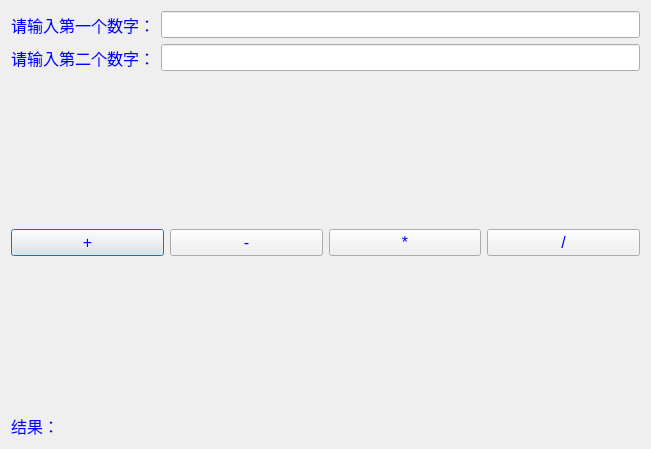
<?xml version="1.0" encoding="UTF-8"?>
<ui version="4.0">
 <class>Calculator</class>
 <widget class="QDialog" name="Calculator">
  <property name="geometry">
   <rect>
    <x>0</x>
    <y>0</y>
    <width>651</width>
    <height>449</height>
   </rect>
  </property>
  <property name="windowTitle">
   <string>简易计算器</string>
  </property>
  <property name="styleSheet">
   <string notr="true">* {
	font-size: 16px;
 	color: blue
}</string>
  </property>
  <layout class="QVBoxLayout" name="verticalLayout">
   <item>
    <layout class="QHBoxLayout" name="horizontalLayout">
     <item>
      <widget class="QLabel" name="label_num1">
       <property name="font">
        <font>
         <pointsize>-1</pointsize>
        </font>
       </property>
       <property name="text">
        <string>请输入第一个数字：</string>
       </property>
      </widget>
     </item>
     <item>
      <widget class="QLineEdit" name="lineEdit_num1"/>
     </item>
    </layout>
   </item>
   <item>
    <layout class="QHBoxLayout" name="horizontalLayout_2">
     <item>
      <widget class="QLabel" name="label_num2">
       <property name="font">
        <font>
         <pointsize>-1</pointsize>
        </font>
       </property>
       <property name="text">
        <string>请输入第二个数字：</string>
       </property>
      </widget>
     </item>
     <item>
      <widget class="QLineEdit" name="lineEdit_num2">
       <property name="text">
        <string/>
       </property>
      </widget>
     </item>
    </layout>
   </item>
   <item>
    <spacer name="verticalSpacer">
     <property name="orientation">
      <enum>Qt::Vertical</enum>
     </property>
     <property name="sizeHint" stdset="0">
      <size>
       <width>20</width>
       <height>40</height>
      </size>
     </property>
    </spacer>
   </item>
   <item>
    <layout class="QHBoxLayout" name="horizontalLayout_3">
     <item>
      <widget class="QPushButton" name="pushButton_add">
       <property name="text">
        <string>+</string>
       </property>
      </widget>
     </item>
     <item>
      <widget class="QPushButton" name="pushButton_sub">
       <property name="text">
        <string>-</string>
       </property>
      </widget>
     </item>
     <item>
      <widget class="QPushButton" name="pushButton_mul">
       <property name="text">
        <string>*</string>
       </property>
      </widget>
     </item>
     <item>
      <widget class="QPushButton" name="pushButton_divide">
       <property name="text">
        <string>/</string>
       </property>
      </widget>
     </item>
    </layout>
   </item>
   <item>
    <spacer name="verticalSpacer_2">
     <property name="orientation">
      <enum>Qt::Vertical</enum>
     </property>
     <property name="sizeHint" stdset="0">
      <size>
       <width>20</width>
       <height>40</height>
      </size>
     </property>
    </spacer>
   </item>
   <item>
    <widget class="QLabel" name="label_result">
     <property name="minimumSize">
      <size>
       <width>433</width>
       <height>0</height>
      </size>
     </property>
     <property name="font">
      <font>
       <pointsize>-1</pointsize>
      </font>
     </property>
     <property name="text">
      <string>结果：</string>
     </property>
    </widget>
   </item>
  </layout>
 </widget>
 <resources/>
 <connections/>
</ui>
